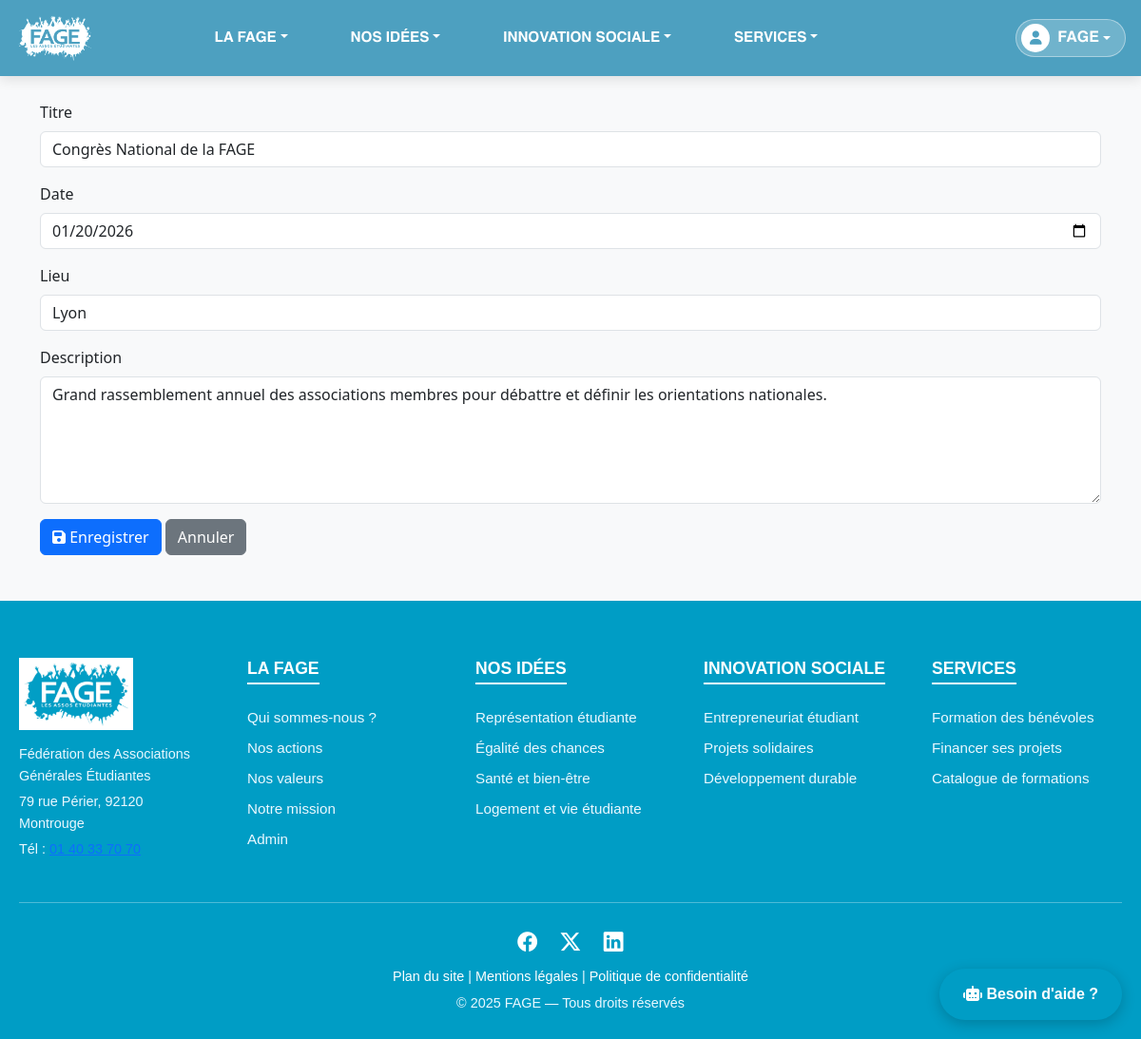
Screenshot of /modifier_event.php?id=2 (signed in) with the database file from the repository.
### tables this page shows
CREATE TABLE IF NOT EXISTS evenement (
                                         id_evenement INT AUTO_INCREMENT PRIMARY KEY,
                                         titre VARCHAR(150) NOT NULL,
                                         lieu VARCHAR(100) NOT NULL,
                                         date_evenement DATE NOT NULL,
                                         budget DECIMAL(10,2) NOT NULL,
                                         description TEXT
);

### modifier_event.php (the view, shortened to what this page needs)
<?php
require 'config.php';
$id = intval($_GET['id']);
$stmt = $pdo->prepare("SELECT * FROM evenement WHERE id_evenement = ?");
$stmt->execute([$id]);
$event = $stmt->fetch(PDO::FETCH_ASSOC);
?>
<?php require 'header.php'; ?>
<div class="container py-5">
    <h2 class="mb-4">Modifier l’événement</h2>
    <form method="POST" action="modifier_event_traitement.php">
        <div class="mb-3">
            <label class="form-label">Titre</label>
            <input type="text" name="titre" class="form-control"
                   value="<?= htmlspecialchars($event['titre']) ?>" required>
        </div>
        <div class="mb-3">
            <label class="form-label">Date</label>
            <input type="date" name="date_evenement" class="form-control"
                   value="<?= $event['date_evenement'] ?>" required>
        </div>
        <div class="mb-3">
            <label class="form-label">Lieu</label>
            <input type="text" name="lieu" class="form-control"
                   value="<?= htmlspecialchars($event['lieu']) ?>" required>
        </div>
        <div class="mb-3">
            <label class="form-label">Description</label>
            <textarea name="description" class="form-control" rows="5" required><?= htmlspecialchars($event['description']) ?></textarea>
        </div>
        <button type="submit" class="btn btn-primary">
            <i class="fa-solid fa-save"></i> Enregistrer
        </button>
        <a href="evenements.php" class="btn btn-secondary">Annuler</a>
    </form>
</div>
<?php require 'footer.php'; ?>

### assets/style.css (style rules this page uses)
:root { --fage-blue: #009DC5; }
body { background-color: #f8f9fa !important; margin: 0; padding: 0; font-family: 'Segoe UI', Tahoma, Geneva, Verdana, sans-serif; }
h2 { font-size: 1.75rem; font-weight: 800; margin-bottom: 20px; color: #2c3e50; }

### rows the page displays
evenement: titre "Congrès National de la FAGE", date_evenement "01/20/2026", lieu "Lyon", description "Grand rassemblement annuel des associations membres pour débattre et définir les orientations nationales."

### other values shown
$_SESSION['benevole']['prenom'] "FAGE"
